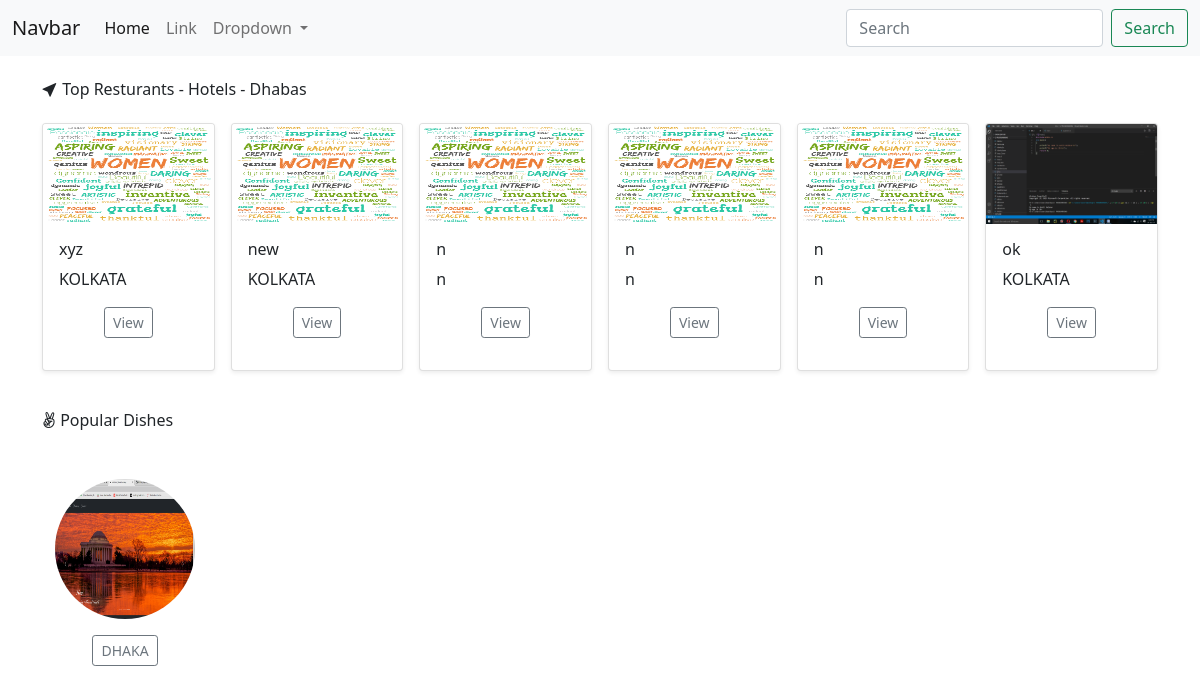
Before: /foodie/ with the older database file.
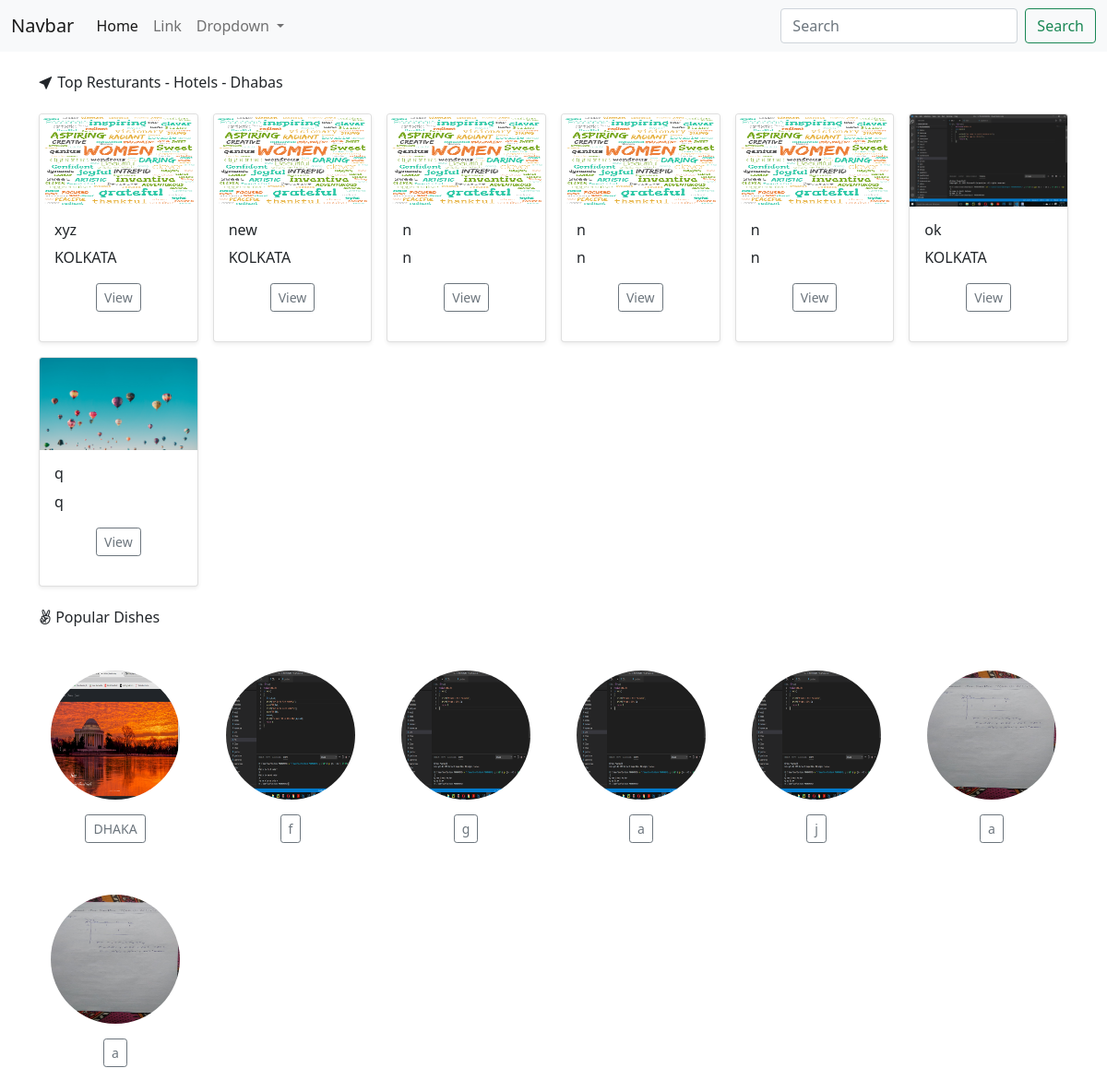
After: the same page with the newer database file.
### foodie/models.py (models this page shows, shortened)
class Foods(models.Model):
    res_id = models.AutoField
    res_name = models.CharField(max_length=30)
    res_adrs = models.CharField(max_length=50)
    category = models.CharField(max_length=20, default="")
    subcategory = models.CharField(max_length=40, default="")
    price = models.IntegerField()
    desc = models.CharField(max_length=10)
    images = models.ImageField(upload_to="foodie/images", default="")

### foodie/views.py (the view)
# urls.py: path("", views.index, name="Home"),
def index(request):
    allFoods = []
    catz_foods = Foods.objects.values('category', 'id')
    cats = {item['category'] for item in catz_foods}
    for cat in cats:
        foods = Foods.objects.filter(category=cat)
        n = len(foods)
        nSlides = n // 4 + m.ceil((n / 4) - (n // 4))
        allFoods.append([foods, range(1, nSlides), nSlides])
    params = {'allFoods': allFoods}
    return render(request, "foodie/index.html", params)

### foodie/templates/foodie/index.html (shortened to what this page needs)
{% extends 'foodie/basic.html' %} {% block title %} Foodie {% endblock title %}
{% block style %} {%endblock style%} {% block body %} {% load static %}
{% for foods, range, nSlides in allFoods %}
{% if foods.0.category == "res" %}
<div class="container">
  <h6 class="my-4">
    <i class="bi bi-cursor-fill"></i> Top Resturants - Hotels - Dhabas
  </h6>
  <div class="row row-cols-1 row-cols-sm-2 row-cols-md-6 g-3">
    <div class="col">
      {% for i in foods %}
      <div class="card shadow-sm">
        <img
          src="/media/{{i.images}}"
          class="bd-placeholder-img card-img-top"
          width="100"
          height="100"
          alt=""
        />
        <div class="card-body">
          <h6>{{i.res_name}}</h6>
          <p class="card-text">{{i.res_adrs}}</p>
          <div class="d-flex justify-content-center align-items-center">
            <div class="btn-group">
              <p><a class="btn btn-sm btn-outline-secondary" id='v{{i.id}}' href="/foodie/view/{{i.id}}">View</a></p>
            </div>
          </div>
        </div>
      </div>
    </div>
    <div class="col">{% endfor %}</div>
    {% endif %}
  </div>
</div>
{% if foods.0.category == "food" %}
<div class="container my-4">
  <h6 class="my-4">
    <i class="fab fa-angellist"></i> Popular Dishes
  </h6>
  <div class="row">
  {% for i in foods %}
    <div class="col-lg-2" style="text-align: center; margin-top: 1.5rem;">
      <img
        src="/media/{{i.images}}"
        class="bd-placeholder-img rounded-circle"
        width="140"
        height="140"
        alt=""
      />
      <p><a class="btn btn-sm btn-outline-secondary my-3" id='v{{i.id}}' href="/foodie/view/{{i.id}}">{{i.res_name}}</a></p>
    </div>
    {% endfor %}
  </div>
</div>
{% endif %}
{% endfor %}
{% endblock body %}

### foodie/templates/foodie/basic.html (shortened to what this page needs)
<!DOCTYPE html>
<html lang="en">
  <head>
    <link
      href="https://cdn.jsdelivr.net/npm/bootstrap@5.1.3/dist/css/bootstrap.min.css"
      rel="stylesheet"
    />
    <link
      rel="stylesheet"
      href="https://pro.fontawesome.com/releases/v5.10.0/css/all.css"
    />
    <link
      rel="stylesheet"
      href="https://cdn.jsdelivr.net/npm/bootstrap-icons@1.3.0/font/bootstrap-icons.css"
    />
  </head>
  <body>
    <nav class="navbar navbar-expand-lg navbar-light bg-light">
      <div class="container-fluid">
        <a class="navbar-brand" href="#">Navbar</a>
        <div class="collapse navbar-collapse" id="navbarSupportedContent">
          <ul class="navbar-nav me-auto mb-2 mb-lg-0">
            <li class="nav-item">
              <a class="nav-link active" aria-current="page" href="#">Home</a>
            </li>
            <li class="nav-item">
              <a class="nav-link" href="#">Link</a>
            </li>
            <li class="nav-item dropdown">
              <a
                class="nav-link dropdown-toggle"
                href="#"
                id="navbarDropdown"
                role="button"
                data-bs-toggle="dropdown"
                aria-expanded="false"
              >
                Dropdown
              </a>
            </li>
          </ul>
          <form class="d-flex">
            <input
              class="form-control me-2"
              type="search"
              placeholder="Search"
              aria-label="Search"
            />
            <button class="btn btn-outline-success" type="submit">
              Search
            </button>
          </form>
        </div>
      </div>
    </nav>
    {% block body %}{% endblock body %}
  </body>
</html>

Changed rows visible on the page:
added Foods: images (picture), res_name "q", res_adrs "q"
added Foods: images (picture), res_name "f"
added Foods: images (picture), res_name "g"
added Foods: images (picture), res_name "a"
added Foods: images (picture), res_name "j"
added Foods: images (picture), res_name "a"
added Foods: images (picture), res_name "a"
